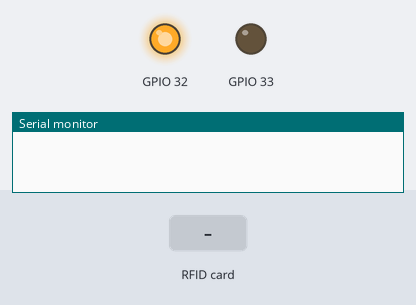
Recording of a sketch running on a simulated ESP32. On the bench: output pins drawn as LEDs (lit = HIGH), the last lines printed to the serial monitor. Dashed ring = blinking. The inputs (shaded band) are chosen by the test bench.

Above: at 1.2 s.
1.3 s: RFID card F6 70 B4 24 held to the reader
At 2.0 s:
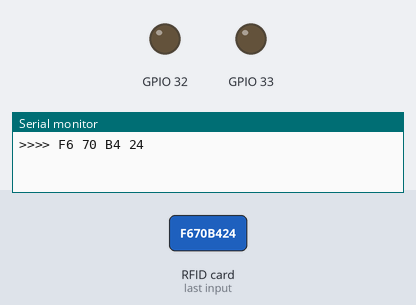
At 4.1 s:
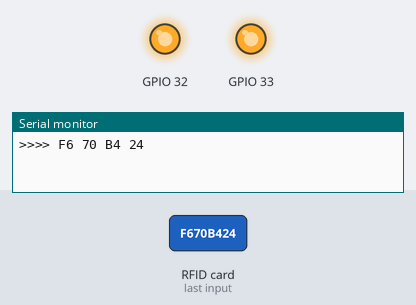
4.3 s: RFID card 5E 7A 19 C4 held to the reader
At 5.4 s:
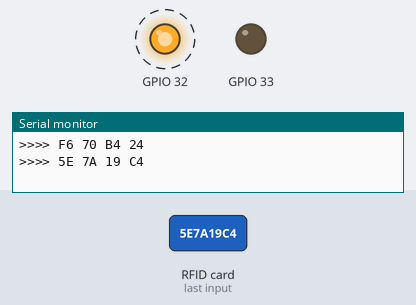
Timing chart, 0 to 9.1 s (numbered marks = the images above; inputs shaded):
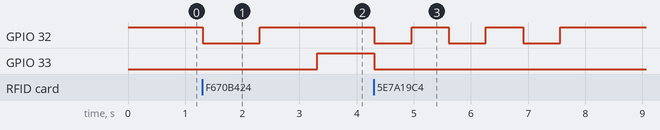

Measured:
- after the input at 1.3 s, GPIO 32: HIGH → LOW at once, → HIGH 1.0 s later; GPIO 33: LOW → HIGH after 2.0 s
- after the input at 4.3 s, GPIO 32: alternates HIGH for 0.65 s and LOW for 0.65 s, 6 changes in all, then stays HIGH, starting at once

The sketch:

RFID.ino
```cpp
#include <SPI.h>      // นำเข้าไลบรารี สำหรับการสื่อสารข้อมูลแบบอนุกรมแบบซิงโครนัส
#include "MFRC522.h"  // นำเข้าไลบรารี ของอุปกรณ์ MFRC522 (ตัวอ่าน RFID)

#define RST_PIN  25 // กำหนดรูปแบบพิน RST
#define SS_PIN  5 // กำหนดรูปแบบพิน SS

MFRC522 mfrc522(SS_PIN, RST_PIN); //สร้างตัวแทนเรียกใช้ mfrc522

String rfid_in = "";  // กำหนดตัวแปร ไว้อ่านฐาน 16 ในรูป 4 byte

void setup() {
  pinMode(32, OUTPUT);  // กำหนด pin 32 โหมด OUTPUT
  pinMode(33, OUTPUT);  // กำหนด pin 33 โหมด OUTPUT
  digitalWrite(32, 1);  // buzzer off
  Serial.begin(9600); // เริ่มต้นการสื่อสารแบบอนุกรมกับพีซี
  SPI.begin();  // เริ่มต้นบัส SPI
  mfrc522.PCD_Init(); // เริ่มต้นการ์ด MFRC522
  Serial.println(""); // แสดงข้อความเปล่า
}

void loop() {
  // mfrc522.PICC_IsNewCardPresent() = มองหา card ใหม่
  // mfrc522.PICC_ReadCardSerial() = เลือก card ใบใดใบหนึ่ง
  if (mfrc522.PICC_IsNewCardPresent() && mfrc522.PICC_ReadCardSerial()) {
    rfid_in=rfid_read();  // ให้รันฟังก์ชั่นอ่าน rfid
    Serial.println(">>>> " + rfid_in);  // แสดง rfid ใน serial monitor
    if (rfid_in == "F6 70 B4 24") {   // เช็คว่าตรงกับ rfid ของตัวเองไหม
      digitalWrite(32, 0);  // buzzer on
      delay(1000);          // หน่วงเวลา
      digitalWrite(32, 1);  // buzzer off
      delay(1000);          // หน่วงเวลา
      digitalWrite(33, 1);  // relay on
      delay(1000);          // หน่วงเวลา
      digitalWrite(33, 0);  // relay off
    } else {
      for (int i = 0; i < 3; i++) {
        digitalWrite(32, 0);  // buzzer on
        delay(650);           // delay
        digitalWrite(32, 1);  // buzzer off
        delay(650);           // delay
      }
    }
  }
  delay(1); // delay การอ่าน
}

// สร้างฟังก์ชั่นแปลงเลขฐาน 16 ในรูป 4 bytes
String rfid_read() {
  String content = "";  // สร้างตัวแปรรับค่า
  for (byte i = 0; i < mfrc522.uid.size; i++) // ลูปรับค่า
  {
    content.concat(String(mfrc522.uid.uidByte[i] < 0x10 ? " 0" : " "));   // แปลงให้เป็นฐาน 16
    content.concat(String(mfrc522.uid.uidByte[i], HEX));  // แปลงให้อยู่ในรูป string
  }
  content.toUpperCase();  // แปลงให้เป็นตัวพิมพ์ใหญ่
  return content.substring(1);  // ตัดเอาข้อความในตำแหน่งที่ต้องการ
}
```
